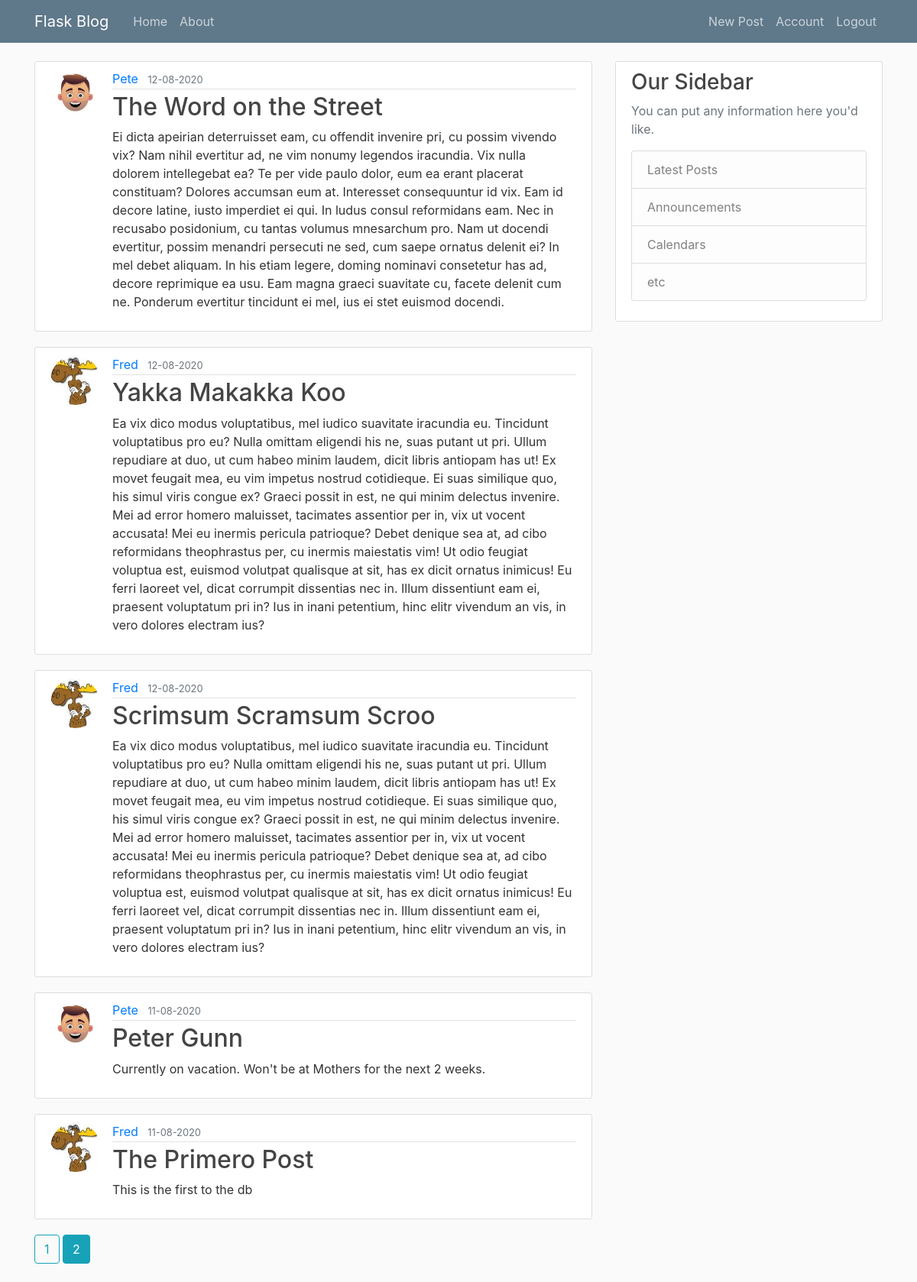
Screenshot of /home?page=2 (signed in) with the database file from the repository.
### flaskblog/models.py (models this page shows, shortened)
class Post(db.Model):
    id = db.Column(db.Integer, primary_key=True)
    title = db.Column(db.String(100), nullable=False)
    date_posted = db.Column(db.DateTime, nullable=False,
                            default=datetime.utcnow)
    content = db.Column(db.Text, nullable=False)
    user_id = db.Column(db.Integer, db.ForeignKey('user.id'), nullable=False)

class User(db.Model, UserMixin):
    id = db.Column(db.Integer, primary_key=True)
    username = db.Column(db.String(20), unique=True, nullable=False)
    email = db.Column(db.String(120), unique=True, nullable=False)
    image_file = db.Column(db.String(20), nullable=False,
                           default='default.jpg')
    password = db.Column(db.String(60), nullable=False)
    posts = db.relationship('Post', backref='author', lazy=True)

### flaskblog/main/routes.py (the view)
@main.route('/')
@main.route('/home')
def home():
    page = request.args.get('page', 1, type=int)
    posts = Post.query.order_by(
        Post.date_posted.desc()).paginate(page=page, per_page=5)
    return render_template('home.html', posts=posts)

### flaskblog/models.py (called while the page is built)
@login_manager.user_loader
def load_user(user_id):
    return User.query.get(int(user_id))

### flaskblog/templates/home.html
{% extends "layout.html" %}
{% block content %}
    {% for post in posts.items %}
        <article class="media content-section">
            <img class="rounded-circle article-img" src="{{ url_for('static', filename='profile_pics/' + post.author.image_file) }}" alt="">
            <div class="media-body">
                <div class="article-metadata">
                    <a class="mr-2" href="{{ url_for('users.user_posts', username=post.author.username) }}">{{ post.author.username }}</a>
                    <small class="text-muted">{{ post.date_posted.strftime('%d-%m-%Y') }}</small>
                </div>
                <h2><a class="article-title" href="{{ url_for('posts.post', post_id=post.id) }}">{{ post.title }}</a></h2>
                <p class="article-content">{{ post.content }}</p>
            </div>
        </article>
    {% endfor %}
    {% for page_num in posts.iter_pages(left_edge=1, right_edge=1, left_current=1, right_current=2) %}
        {% if page_num %}
            {% if posts.page == page_num %}
                <a class="btn btn-info mb-4" href="{{ url_for('main.home', page=page_num) }}" >{{ page_num }}</a>
            {% else %}
                <a class="btn btn-outline-info mb-4" href="{{ url_for('main.home', page=page_num) }}" >{{ page_num }}</a>
            {% endif %}
        {% else %}
            ...
        {% endif %}
    {% endfor %}
{% endblock content %}

### flaskblog/static/main.css (style rules this page uses)
body { background: #fafafa; color: #333333; margin-top: 5rem; }
h1, h2, h3, h4, h5, h6 { color: #444444; }
.content-section { background: #ffffff; padding: 10px 20px; border: 1px solid #dddddd; border-radius: 3px; margin-bottom: 20px; }
.article-title { color: #444444; }
.article-content { white-space: pre-line; }
.article-img { height: 65px; width: 65px; margin-right: 16px; }
.article-metadata { padding-bottom: 1px; margin-bottom: 4px; border-bottom: 1px solid #e3e3e3; }

### rows the page displays
Post: image_file (placeholder picture), author.username "Pete", date_posted "12-08-2020", title "The Word on the Street", content "Ei dicta apeirian deterruisset eam, cu offendit invenire pri, cu possim vivendo vix? Nam nihil evertitur ad, ne vim nonumy legendos iracundia. Vix nulla dolorem intellegebat ea? Te per vide paulo dolor, eum ea erant placerat constituam? Dolores accumsan eum at. Interesset consequuntur id vix. Eam id decore latine, iusto imperdiet ei qui. In ludus consul reformidans eam. Nec in recusabo posidonium, cu tantas volumus mnesarchum pro. Nam ut docendi evertitur, possim menandri persecuti ne sed, cum saepe ornatus delenit ei? In mel debet aliquam. In his etiam legere, doming nominavi consetetur has ad, decore reprimique ea usu. Eam magna graeci suavitate cu, facete delenit cum ne. Ponderum…"
Post: image_file (picture), author.username "Fred", date_posted "12-08-2020", title "Yakka Makakka Koo", content "Ea vix dico modus voluptatibus, mel iudico suavitate iracundia eu. Tincidunt voluptatibus pro eu? Nulla omittam eligendi his ne, suas putant ut pri. Ullum repudiare at duo, ut cum habeo minim laudem, dicit libris antiopam has ut! Ex movet feugait mea, eu vim impetus nostrud cotidieque. Ei suas similique quo, his simul viris congue ex? Graeci possit in est, ne qui minim delectus invenire. Mei ad error homero maluisset, tacimates assentior per in, vix ut vocent accusata! Mei eu inermis pericula patrioque? Debet denique sea at, ad cibo reformidans theophrastus per, cu inermis maiestatis vim! Ut odio feugiat voluptua est, euismod volutpat qualisque at sit, has ex dicit ornatus inimicus! Eu…"
Post: image_file (picture), author.username "Fred", date_posted "12-08-2020", title "Scrimsum Scramsum Scroo", content "Ea vix dico modus voluptatibus, mel iudico suavitate iracundia eu. Tincidunt voluptatibus pro eu? Nulla omittam eligendi his ne, suas putant ut pri. Ullum repudiare at duo, ut cum habeo minim laudem, dicit libris antiopam has ut! Ex movet feugait mea, eu vim impetus nostrud cotidieque. Ei suas similique quo, his simul viris congue ex? Graeci possit in est, ne qui minim delectus invenire. Mei ad error homero maluisset, tacimates assentior per in, vix ut vocent accusata! Mei eu inermis pericula patrioque? Debet denique sea at, ad cibo reformidans theophrastus per, cu inermis maiestatis vim! Ut odio feugiat voluptua est, euismod volutpat qualisque at sit, has ex dicit ornatus inimicus! Eu…"
Post: image_file (placeholder picture), author.username "Pete", date_posted "11-08-2020", title "Peter Gunn", content "Currently on vacation. Won't be at Mothers for the next 2 weeks."
Post: image_file (picture), author.username "Fred", date_posted "11-08-2020", title "The Primero Post", content "This is the first to the db"

### other values shown
{{ page_num }} "1"
{{ page_num }} "2"
